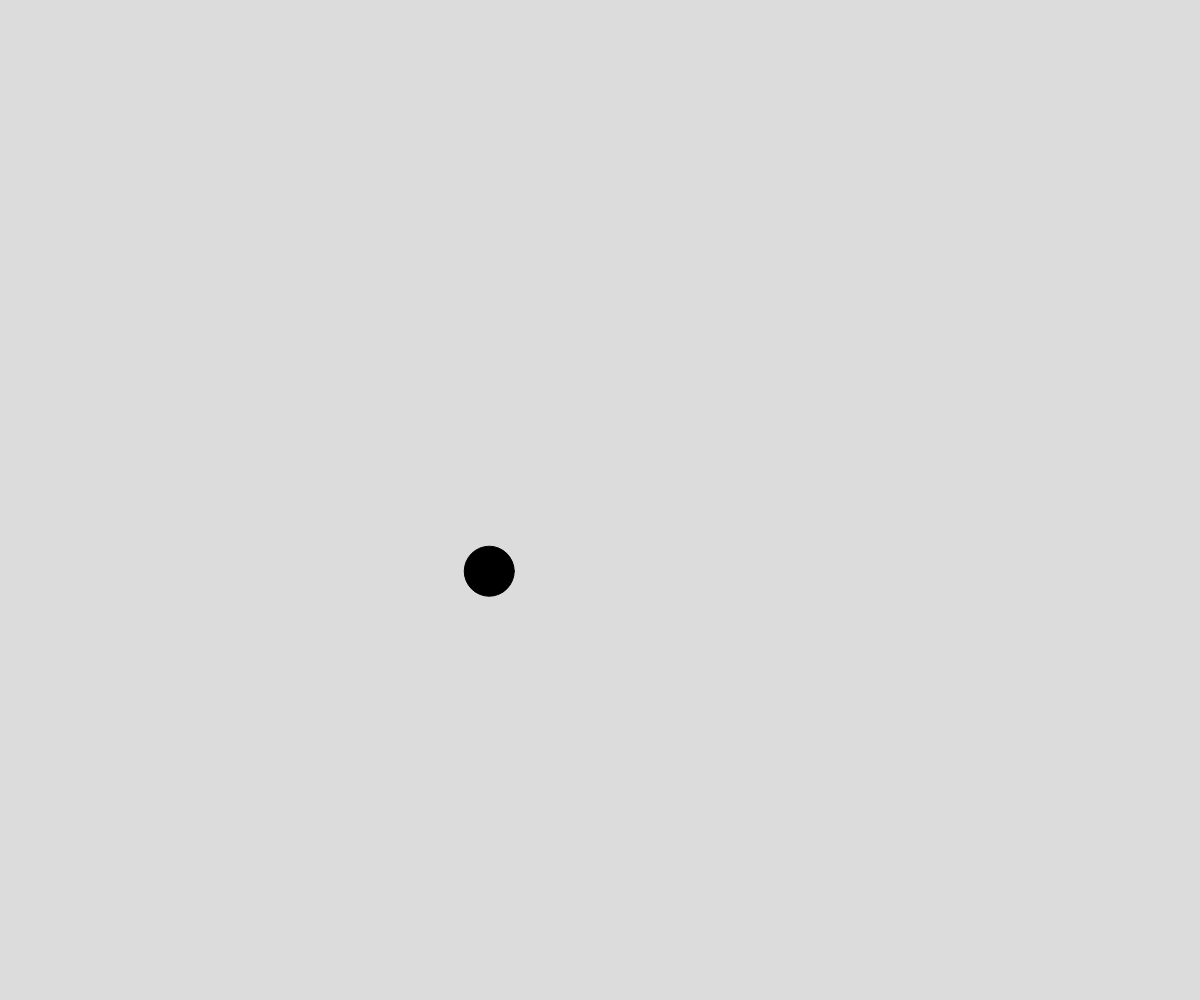
Frame 1 (no input)
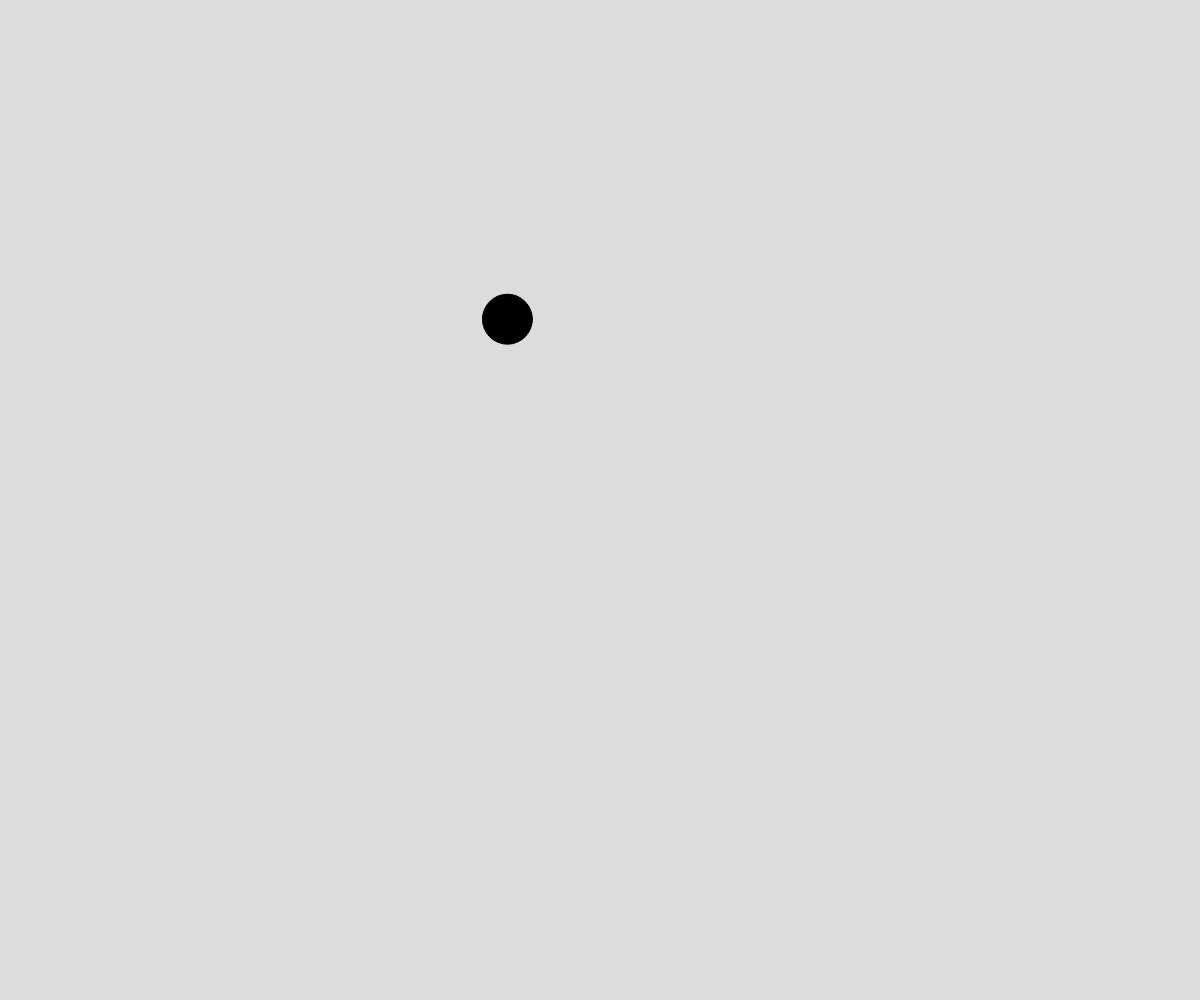
Frame 60 (no input)
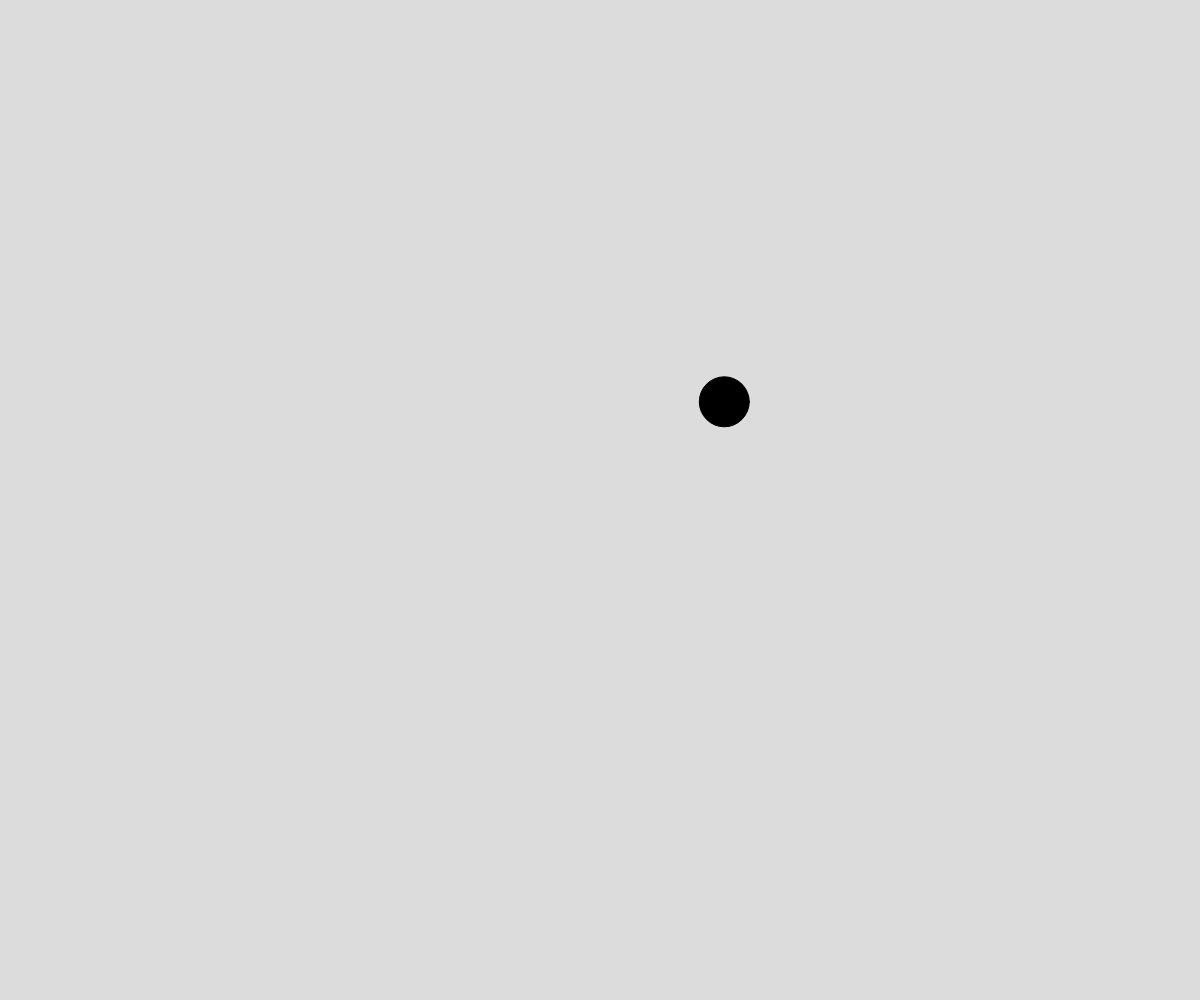
Frame 120 (the mouse pressed at the canvas centre since frame 60)

The p5.js sketch that drew these frames (run headless with seeded random() and noise() and a simulated clock; from frame 60 on, the mouse is pressed at the canvas centre):

// p5.js sketch
// ── sketch.js
// Project Title
// Your Name
// Date
//
// Extra for Experts:
// - describe what you did to take this project "above and beyond"


let time = 1;
let deltatime = 0.01;
const TIMEOFFSET = 100000;


async function setup() {
  createCanvas(windowWidth, windowHeight);
}

function draw() {
  background(220);

  let x = noise(time) * width;
  let y = noise(time + TIMEOFFSET) * height;
  fill('black');
  circle(x,y,50);

  time += deltatime;
}
